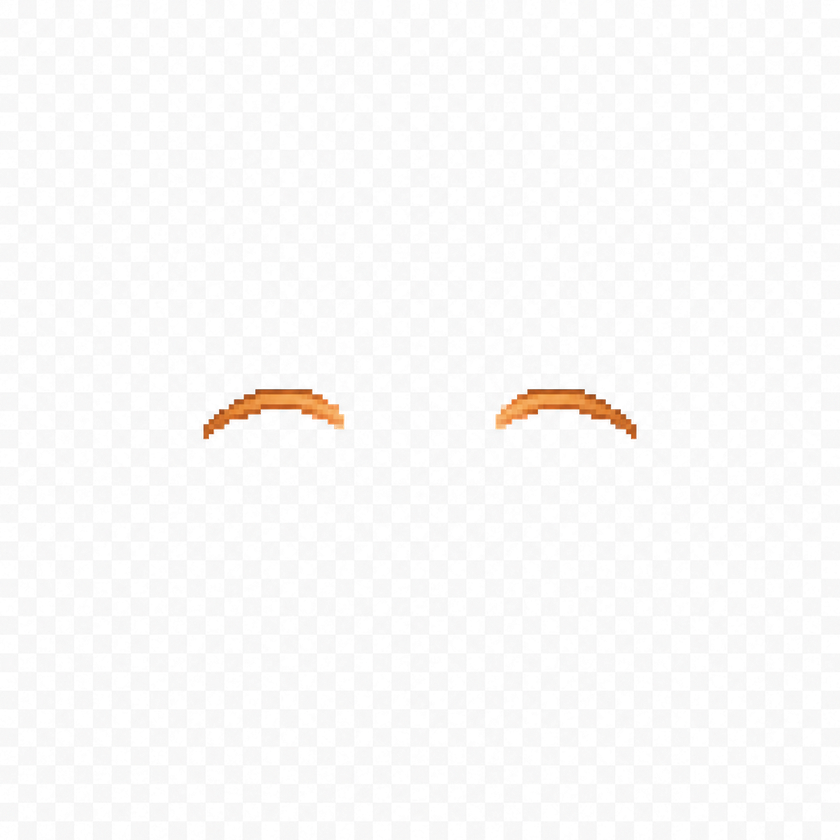
#> input picture assets/mini_game/images/blonde_eyebrows.png, 840 x 840 px, shrunk from 1254 x 1254 before the run, found by its file name
$ python check_eyebrow_content.py
#> lines starting #> are read from the running program, lines starting #| are printed output that depends on the picture; after the words box and inside, x2 and y2 are one past the last pixel; in counts of white or black regions, pixels touching at a corner belong together
import numpy as np
from PIL import Image

def main():
    img = Image.open("assets/mini_game/images/blonde_eyebrows.png").convert("RGBA")
#> img is the input picture: PIL image 840x840 RGBA; mean R, G, B, A 102.8, 100.1, 99.8, 13.1
    arr = np.array(img)
    non_transparent = arr[:,:,3] > 0
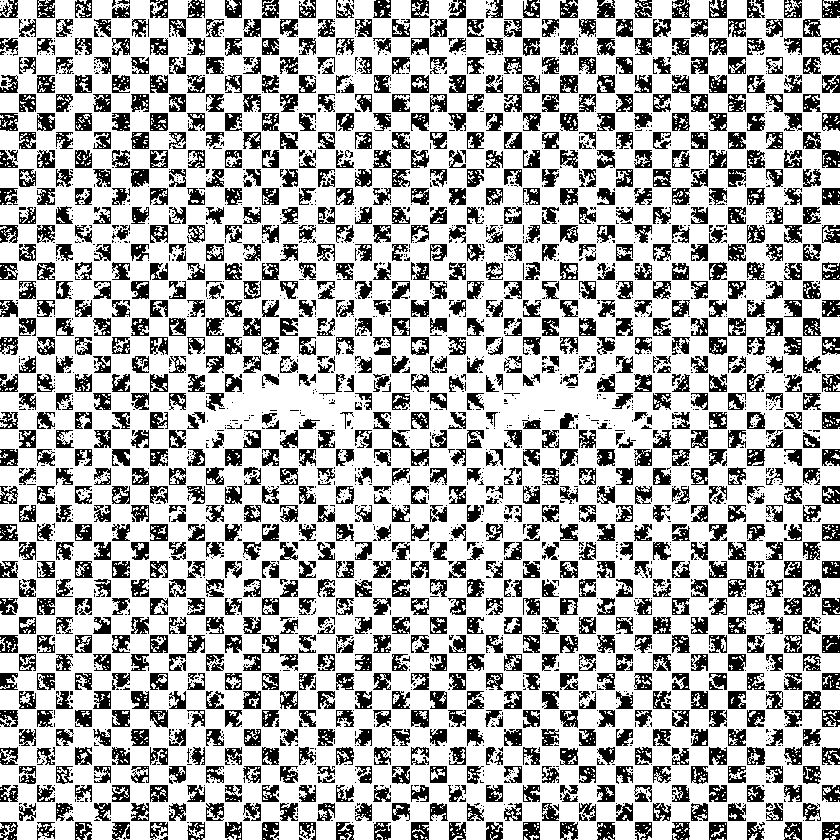
#> non_transparent: shape (840, 840) bool; 71.2% white; 3038 black regions (1911 under 20 px), largest, box (x1, y1, x2, y2) and area: (822, 635, 840, 653) 282, (822, 188, 840, 205) 268, (803, 691, 821, 709) 265
    print("Total non-transparent pixels:", np.sum(non_transparent))
#| Total non-transparent pixels: 502615

    y_indices, x_indices = np.where(non_transparent)
    if len(y_indices) > 0:
        print("Eyebrow non-transparent Y range:", y_indices.min(), "to", y_indices.max())
#| Eyebrow non-transparent Y range: 0 to 839
        print("Eyebrow non-transparent X range:", x_indices.min(), "to", x_indices.max())
#| Eyebrow non-transparent X range: 0 to 839
    else:
        print("No non-transparent pixels found in blonde_eyebrows.png!")

if __name__ == "__main__":
    main()

$ run again, with assets/mini_game/images/blonde_eyes_closed.png copied over assets/mini_game/images/blonde_eyebrows.png
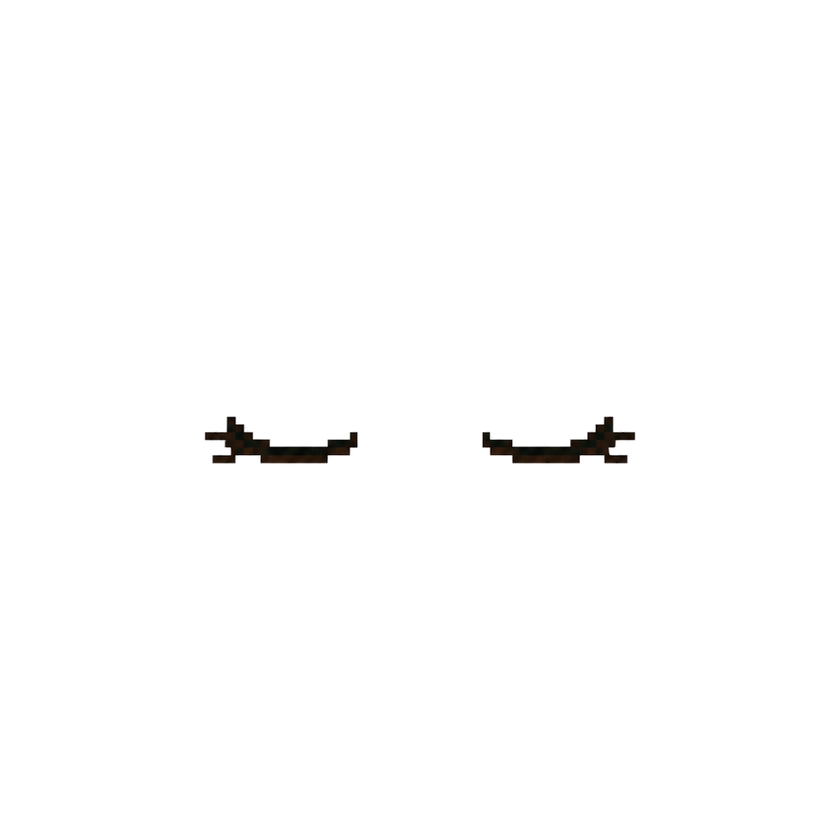
#> input picture assets/mini_game/images/blonde_eyes_closed.png, 840 x 840 px, shrunk from 1254 x 1254 before the run, found by its file name
#> in main, img is the input picture: PIL image 840x840 RGBA; mean R, G, B, A 0.9, 0.8, 0.7, 2.3
#> in main, `non_transparent = arr[:,:,3] > 0`:
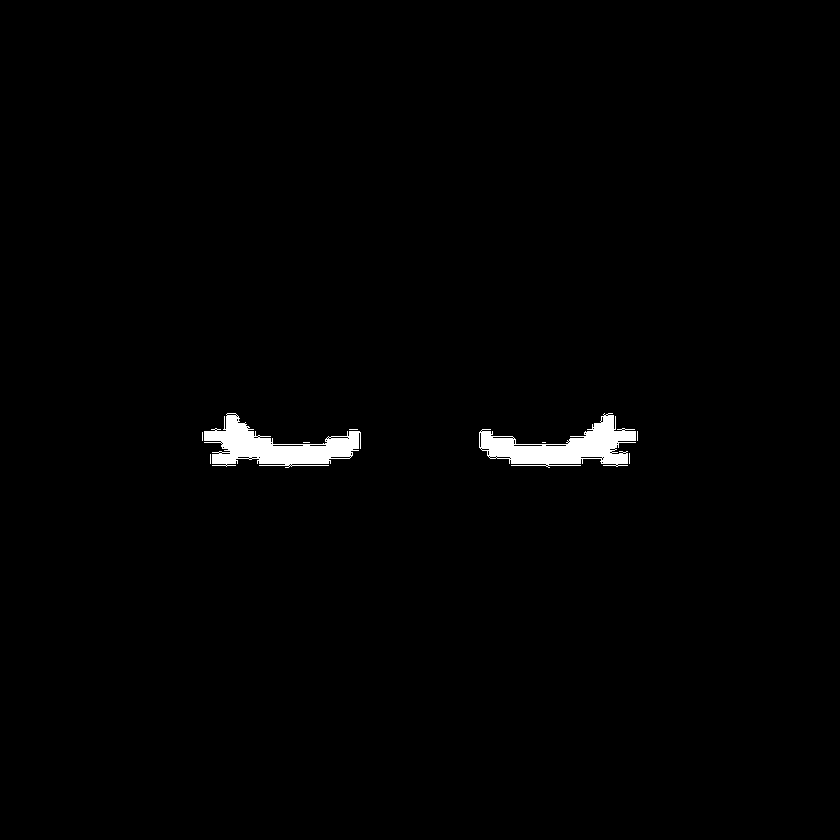
#> non_transparent: shape (840, 840) bool; 1.1% white; 9 white regions (7 under 20 px), largest, box (x1, y1, x2, y2) and area: (479, 413, 636, 468) 3919, (204, 413, 361, 468) 3916
#| Total non-transparent pixels: 7895
#> y_indices = 7895 values from 413 to 467; x_indices = 7895 values, max 637 at index 773, min 202 at index 774, mean 419.4
#| Eyebrow non-transparent Y range: 413 to 467
#| Eyebrow non-transparent X range: 202 to 637
